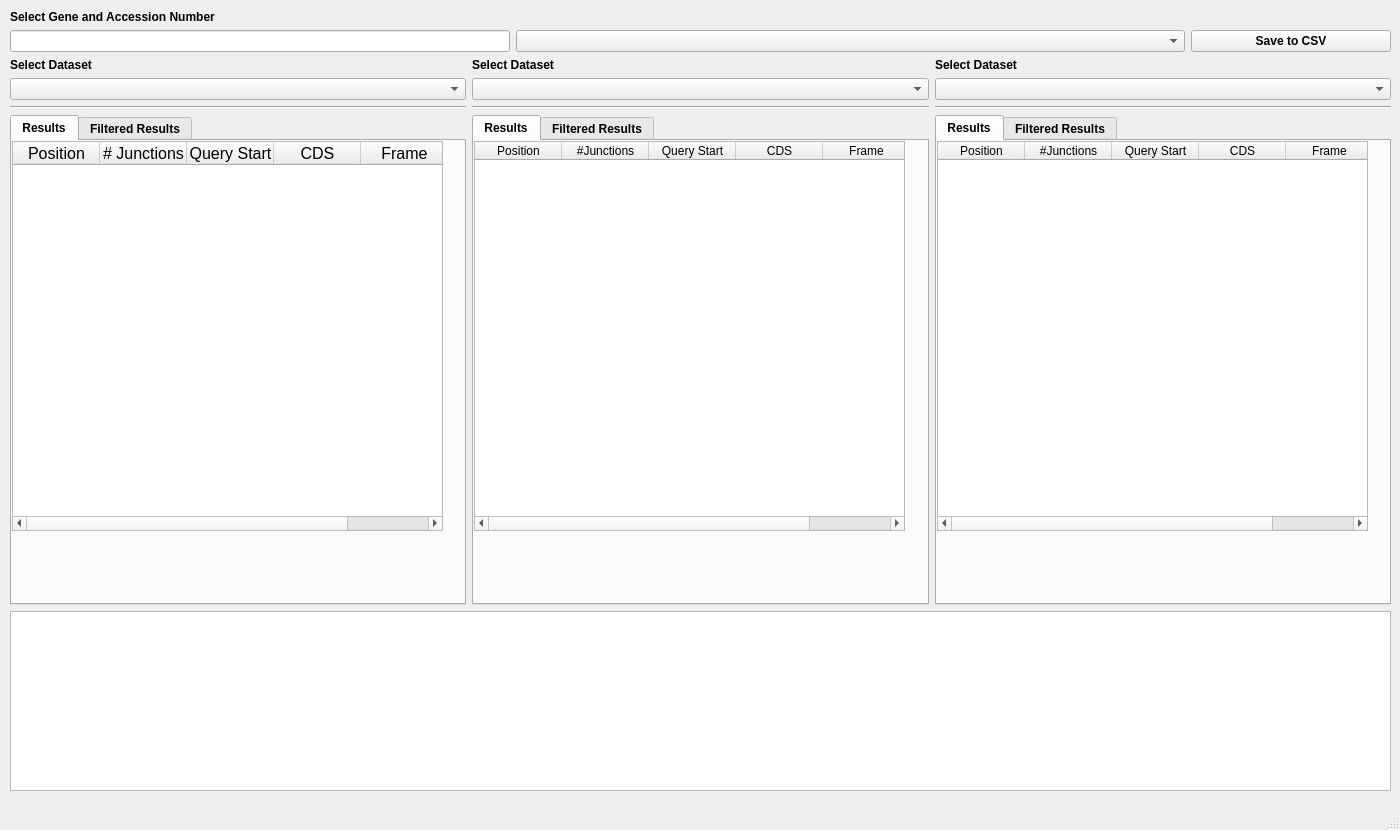
<?xml version="1.0" encoding="UTF-8"?>
<ui version="4.0">
 <class>BlastQuery</class>
 <widget class="QMainWindow" name="BlastQuery">
  <property name="geometry">
   <rect>
    <x>0</x>
    <y>0</y>
    <width>1400</width>
    <height>830</height>
   </rect>
  </property>
  <property name="minimumSize">
   <size>
    <width>1400</width>
    <height>830</height>
   </size>
  </property>
  <property name="maximumSize">
   <size>
    <width>1400</width>
    <height>830</height>
   </size>
  </property>
  <property name="windowTitle">
   <string>Query Blast</string>
  </property>
  <widget class="QWidget" name="centralwidget">
   <property name="font">
    <font>
     <weight>75</weight>
     <bold>true</bold>
    </font>
   </property>
   <widget class="QWidget" name="layoutWidget">
    <property name="geometry">
     <rect>
      <x>10</x>
      <y>10</y>
      <width>1381</width>
      <height>791</height>
     </rect>
    </property>
    <layout class="QVBoxLayout" name="verticalLayout">
     <property name="sizeConstraint">
      <enum>QLayout::SetDefaultConstraint</enum>
     </property>
     <property name="bottomMargin">
      <number>10</number>
     </property>
     <item>
      <widget class="QLabel" name="label">
       <property name="font">
        <font>
         <weight>75</weight>
         <bold>true</bold>
        </font>
       </property>
       <property name="text">
        <string>Select Gene and Accession Number</string>
       </property>
      </widget>
     </item>
     <item>
      <layout class="QHBoxLayout" name="horizontalLayout_3">
       <item>
        <widget class="QLineEdit" name="search_bar">
         <property name="enabled">
          <bool>true</bool>
         </property>
         <property name="maximumSize">
          <size>
           <width>500</width>
           <height>16777215</height>
          </size>
         </property>
        </widget>
       </item>
       <item>
        <widget class="QComboBox" name="accession_list"/>
       </item>
       <item>
        <widget class="QPushButton" name="save_btn">
         <property name="maximumSize">
          <size>
           <width>200</width>
           <height>16777215</height>
          </size>
         </property>
         <property name="text">
          <string>Save to CSV</string>
         </property>
        </widget>
       </item>
      </layout>
     </item>
     <item>
      <layout class="QHBoxLayout" name="horizontalLayout">
       <item>
        <layout class="QVBoxLayout" name="layout">
         <item>
          <widget class="QLabel" name="label1_1">
           <property name="font">
            <font>
             <weight>75</weight>
             <bold>true</bold>
            </font>
           </property>
           <property name="text">
            <string>Select Dataset</string>
           </property>
           <property name="alignment">
            <set>Qt::AlignLeading|Qt::AlignLeft|Qt::AlignVCenter</set>
           </property>
          </widget>
         </item>
         <item>
          <widget class="QComboBox" name="blast_dataset_ddl_1"/>
         </item>
         <item>
          <widget class="Line" name="line">
           <property name="orientation">
            <enum>Qt::Horizontal</enum>
           </property>
          </widget>
         </item>
         <item>
          <widget class="QTabWidget" name="tabWidget_1">
           <property name="currentIndex">
            <number>0</number>
           </property>
           <widget class="QWidget" name="tab">
            <attribute name="title">
             <string>Results</string>
            </attribute>
            <widget class="QTableWidget" name="results_lst_1">
             <property name="geometry">
              <rect>
               <x>0</x>
               <y>0</y>
               <width>431</width>
               <height>390</height>
              </rect>
             </property>
             <property name="sizePolicy">
              <sizepolicy hsizetype="Fixed" vsizetype="Fixed">
               <horstretch>0</horstretch>
               <verstretch>0</verstretch>
              </sizepolicy>
             </property>
             <property name="minimumSize">
              <size>
               <width>0</width>
               <height>0</height>
              </size>
             </property>
             <property name="maximumSize">
              <size>
               <width>16777215</width>
               <height>390</height>
              </size>
             </property>
             <property name="alternatingRowColors">
              <bool>true</bool>
             </property>
             <property name="selectionBehavior">
              <enum>QAbstractItemView::SelectRows</enum>
             </property>
             <property name="sortingEnabled">
              <bool>true</bool>
             </property>
             <attribute name="horizontalHeaderCascadingSectionResizes">
              <bool>true</bool>
             </attribute>
             <attribute name="horizontalHeaderDefaultSectionSize">
              <number>87</number>
             </attribute>
             <attribute name="horizontalHeaderShowSortIndicator" stdset="0">
              <bool>true</bool>
             </attribute>
             <attribute name="verticalHeaderVisible">
              <bool>false</bool>
             </attribute>
             <column>
              <property name="text">
               <string>Position</string>
              </property>
              <property name="font">
               <font>
                <pointsize>12</pointsize>
               </font>
              </property>
             </column>
             <column>
              <property name="text">
               <string># Junctions</string>
              </property>
              <property name="font">
               <font>
                <pointsize>12</pointsize>
                <weight>50</weight>
                <bold>false</bold>
               </font>
              </property>
             </column>
             <column>
              <property name="text">
               <string>Query Start</string>
              </property>
              <property name="font">
               <font>
                <pointsize>12</pointsize>
               </font>
              </property>
             </column>
             <column>
              <property name="text">
               <string>CDS</string>
              </property>
              <property name="font">
               <font>
                <pointsize>12</pointsize>
               </font>
              </property>
             </column>
             <column>
              <property name="text">
               <string>Frame</string>
              </property>
              <property name="font">
               <font>
                <pointsize>12</pointsize>
               </font>
              </property>
             </column>
            </widget>
           </widget>
           <widget class="QWidget" name="tab_2">
            <attribute name="title">
             <string>Filtered Results</string>
            </attribute>
            <widget class="QTableWidget" name="results_filtered_lst_1">
             <property name="geometry">
              <rect>
               <x>0</x>
               <y>0</y>
               <width>431</width>
               <height>390</height>
              </rect>
             </property>
             <property name="sizePolicy">
              <sizepolicy hsizetype="Fixed" vsizetype="Fixed">
               <horstretch>0</horstretch>
               <verstretch>0</verstretch>
              </sizepolicy>
             </property>
             <property name="minimumSize">
              <size>
               <width>0</width>
               <height>0</height>
              </size>
             </property>
             <property name="maximumSize">
              <size>
               <width>16777215</width>
               <height>390</height>
              </size>
             </property>
             <property name="alternatingRowColors">
              <bool>true</bool>
             </property>
             <property name="selectionBehavior">
              <enum>QAbstractItemView::SelectRows</enum>
             </property>
             <property name="sortingEnabled">
              <bool>true</bool>
             </property>
             <attribute name="horizontalHeaderDefaultSectionSize">
              <number>219</number>
             </attribute>
             <attribute name="horizontalHeaderShowSortIndicator" stdset="0">
              <bool>true</bool>
             </attribute>
             <attribute name="verticalHeaderVisible">
              <bool>false</bool>
             </attribute>
             <column>
              <property name="text">
               <string>Position</string>
              </property>
             </column>
             <column>
              <property name="text">
               <string>#Junctions</string>
              </property>
             </column>
            </widget>
           </widget>
          </widget>
         </item>
        </layout>
       </item>
       <item>
        <layout class="QVBoxLayout" name="layout_2">
         <item>
          <widget class="QLabel" name="label2_1">
           <property name="font">
            <font>
             <weight>75</weight>
             <bold>true</bold>
            </font>
           </property>
           <property name="text">
            <string>Select Dataset</string>
           </property>
           <property name="alignment">
            <set>Qt::AlignLeading|Qt::AlignLeft|Qt::AlignVCenter</set>
           </property>
          </widget>
         </item>
         <item>
          <widget class="QComboBox" name="blast_dataset_ddl_2"/>
         </item>
         <item>
          <widget class="Line" name="line_2">
           <property name="orientation">
            <enum>Qt::Horizontal</enum>
           </property>
          </widget>
         </item>
         <item>
          <widget class="QTabWidget" name="tabWidget_2">
           <property name="currentIndex">
            <number>0</number>
           </property>
           <widget class="QWidget" name="tab_3">
            <attribute name="title">
             <string>Results</string>
            </attribute>
            <widget class="QTableWidget" name="results_lst_2">
             <property name="geometry">
              <rect>
               <x>0</x>
               <y>0</y>
               <width>431</width>
               <height>390</height>
              </rect>
             </property>
             <property name="sizePolicy">
              <sizepolicy hsizetype="Minimum" vsizetype="Fixed">
               <horstretch>0</horstretch>
               <verstretch>0</verstretch>
              </sizepolicy>
             </property>
             <property name="minimumSize">
              <size>
               <width>0</width>
               <height>0</height>
              </size>
             </property>
             <property name="maximumSize">
              <size>
               <width>16777215</width>
               <height>390</height>
              </size>
             </property>
             <property name="alternatingRowColors">
              <bool>true</bool>
             </property>
             <property name="selectionBehavior">
              <enum>QAbstractItemView::SelectRows</enum>
             </property>
             <property name="sortingEnabled">
              <bool>true</bool>
             </property>
             <attribute name="horizontalHeaderCascadingSectionResizes">
              <bool>false</bool>
             </attribute>
             <attribute name="horizontalHeaderDefaultSectionSize">
              <number>87</number>
             </attribute>
             <attribute name="horizontalHeaderShowSortIndicator" stdset="0">
              <bool>true</bool>
             </attribute>
             <attribute name="verticalHeaderVisible">
              <bool>false</bool>
             </attribute>
             <column>
              <property name="text">
               <string>Position</string>
              </property>
             </column>
             <column>
              <property name="text">
               <string>#Junctions</string>
              </property>
             </column>
             <column>
              <property name="text">
               <string>Query Start</string>
              </property>
             </column>
             <column>
              <property name="text">
               <string>CDS</string>
              </property>
             </column>
             <column>
              <property name="text">
               <string>Frame</string>
              </property>
             </column>
            </widget>
           </widget>
           <widget class="QWidget" name="tab_4">
            <attribute name="title">
             <string>Filtered Results</string>
            </attribute>
            <widget class="QTableWidget" name="results_filtered_lst_2">
             <property name="geometry">
              <rect>
               <x>0</x>
               <y>0</y>
               <width>431</width>
               <height>390</height>
              </rect>
             </property>
             <property name="sizePolicy">
              <sizepolicy hsizetype="Fixed" vsizetype="Fixed">
               <horstretch>0</horstretch>
               <verstretch>0</verstretch>
              </sizepolicy>
             </property>
             <property name="minimumSize">
              <size>
               <width>0</width>
               <height>0</height>
              </size>
             </property>
             <property name="maximumSize">
              <size>
               <width>16777215</width>
               <height>390</height>
              </size>
             </property>
             <property name="alternatingRowColors">
              <bool>true</bool>
             </property>
             <property name="selectionBehavior">
              <enum>QAbstractItemView::SelectRows</enum>
             </property>
             <property name="sortingEnabled">
              <bool>true</bool>
             </property>
             <attribute name="horizontalHeaderDefaultSectionSize">
              <number>219</number>
             </attribute>
             <attribute name="horizontalHeaderShowSortIndicator" stdset="0">
              <bool>true</bool>
             </attribute>
             <attribute name="verticalHeaderVisible">
              <bool>false</bool>
             </attribute>
             <column>
              <property name="text">
               <string>Position</string>
              </property>
             </column>
             <column>
              <property name="text">
               <string>#Junctions</string>
              </property>
             </column>
            </widget>
           </widget>
          </widget>
         </item>
        </layout>
       </item>
       <item>
        <layout class="QVBoxLayout" name="layout_3">
         <item>
          <widget class="QLabel" name="label3_1">
           <property name="font">
            <font>
             <weight>75</weight>
             <bold>true</bold>
            </font>
           </property>
           <property name="text">
            <string>Select Dataset</string>
           </property>
           <property name="alignment">
            <set>Qt::AlignLeading|Qt::AlignLeft|Qt::AlignVCenter</set>
           </property>
          </widget>
         </item>
         <item>
          <widget class="QComboBox" name="blast_dataset_ddl_3"/>
         </item>
         <item>
          <widget class="Line" name="line_3">
           <property name="orientation">
            <enum>Qt::Horizontal</enum>
           </property>
          </widget>
         </item>
         <item>
          <widget class="QTabWidget" name="tabWidget_3">
           <property name="tabShape">
            <enum>QTabWidget::Rounded</enum>
           </property>
           <property name="currentIndex">
            <number>0</number>
           </property>
           <widget class="QWidget" name="tab_5">
            <attribute name="title">
             <string>Results</string>
            </attribute>
            <widget class="QTableWidget" name="results_lst_3">
             <property name="geometry">
              <rect>
               <x>0</x>
               <y>0</y>
               <width>431</width>
               <height>390</height>
              </rect>
             </property>
             <property name="sizePolicy">
              <sizepolicy hsizetype="Fixed" vsizetype="Fixed">
               <horstretch>0</horstretch>
               <verstretch>0</verstretch>
              </sizepolicy>
             </property>
             <property name="minimumSize">
              <size>
               <width>0</width>
               <height>0</height>
              </size>
             </property>
             <property name="maximumSize">
              <size>
               <width>16777215</width>
               <height>390</height>
              </size>
             </property>
             <property name="alternatingRowColors">
              <bool>true</bool>
             </property>
             <property name="selectionBehavior">
              <enum>QAbstractItemView::SelectRows</enum>
             </property>
             <property name="sortingEnabled">
              <bool>true</bool>
             </property>
             <attribute name="horizontalHeaderDefaultSectionSize">
              <number>87</number>
             </attribute>
             <attribute name="horizontalHeaderShowSortIndicator" stdset="0">
              <bool>true</bool>
             </attribute>
             <attribute name="verticalHeaderVisible">
              <bool>false</bool>
             </attribute>
             <column>
              <property name="text">
               <string>Position</string>
              </property>
             </column>
             <column>
              <property name="text">
               <string>#Junctions</string>
              </property>
             </column>
             <column>
              <property name="text">
               <string>Query Start</string>
              </property>
             </column>
             <column>
              <property name="text">
               <string>CDS</string>
              </property>
             </column>
             <column>
              <property name="text">
               <string>Frame</string>
              </property>
             </column>
            </widget>
           </widget>
           <widget class="QWidget" name="tab_6">
            <attribute name="title">
             <string>Filtered Results</string>
            </attribute>
            <widget class="QTableWidget" name="results_filtered_lst_3">
             <property name="geometry">
              <rect>
               <x>0</x>
               <y>0</y>
               <width>431</width>
               <height>390</height>
              </rect>
             </property>
             <property name="sizePolicy">
              <sizepolicy hsizetype="Fixed" vsizetype="Fixed">
               <horstretch>0</horstretch>
               <verstretch>0</verstretch>
              </sizepolicy>
             </property>
             <property name="minimumSize">
              <size>
               <width>0</width>
               <height>0</height>
              </size>
             </property>
             <property name="maximumSize">
              <size>
               <width>16777215</width>
               <height>390</height>
              </size>
             </property>
             <property name="alternatingRowColors">
              <bool>true</bool>
             </property>
             <property name="selectionBehavior">
              <enum>QAbstractItemView::SelectRows</enum>
             </property>
             <property name="sortingEnabled">
              <bool>true</bool>
             </property>
             <attribute name="horizontalHeaderDefaultSectionSize">
              <number>219</number>
             </attribute>
             <attribute name="horizontalHeaderShowSortIndicator" stdset="0">
              <bool>true</bool>
             </attribute>
             <attribute name="verticalHeaderVisible">
              <bool>false</bool>
             </attribute>
             <column>
              <property name="text">
               <string>Position</string>
              </property>
             </column>
             <column>
              <property name="text">
               <string>#Junctions</string>
              </property>
             </column>
            </widget>
           </widget>
          </widget>
         </item>
        </layout>
       </item>
      </layout>
     </item>
     <item>
      <widget class="QTextEdit" name="sequence_browser">
       <property name="maximumSize">
        <size>
         <width>16777215</width>
         <height>180</height>
        </size>
       </property>
       <property name="font">
        <font>
         <family>Menlo</family>
         <pointsize>14</pointsize>
         <weight>50</weight>
         <bold>false</bold>
        </font>
       </property>
       <property name="layoutDirection">
        <enum>Qt::LeftToRight</enum>
       </property>
       <property name="autoFormatting">
        <set>QTextEdit::AutoNone</set>
       </property>
       <property name="lineWrapMode">
        <enum>QTextEdit::FixedColumnWidth</enum>
       </property>
       <property name="lineWrapColumnOrWidth">
        <number>120</number>
       </property>
       <property name="readOnly">
        <bool>true</bool>
       </property>
       <property name="html">
        <string>&lt;!DOCTYPE HTML PUBLIC &quot;-//W3C//DTD HTML 4.0//EN&quot; &quot;http://www.w3.org/TR/REC-html40/strict.dtd&quot;&gt;
&lt;html&gt;&lt;head&gt;&lt;meta name=&quot;qrichtext&quot; content=&quot;1&quot; /&gt;&lt;style type=&quot;text/css&quot;&gt;
p, li { white-space: pre-wrap; }
&lt;/style&gt;&lt;/head&gt;&lt;body style=&quot; font-family:'Menlo'; font-size:14pt; font-weight:400; font-style:normal;&quot;&gt;
&lt;p style=&quot;-qt-paragraph-type:empty; margin-top:0px; margin-bottom:0px; margin-left:0px; margin-right:0px; -qt-block-indent:0; text-indent:0px; font-family:'.SF NS Text';&quot;&gt;&lt;br /&gt;&lt;/p&gt;&lt;/body&gt;&lt;/html&gt;</string>
       </property>
       <property name="textInteractionFlags">
        <set>Qt::TextSelectableByMouse</set>
       </property>
      </widget>
     </item>
    </layout>
   </widget>
  </widget>
  <widget class="QStatusBar" name="status_bar"/>
 </widget>
 <resources/>
 <connections/>
</ui>
